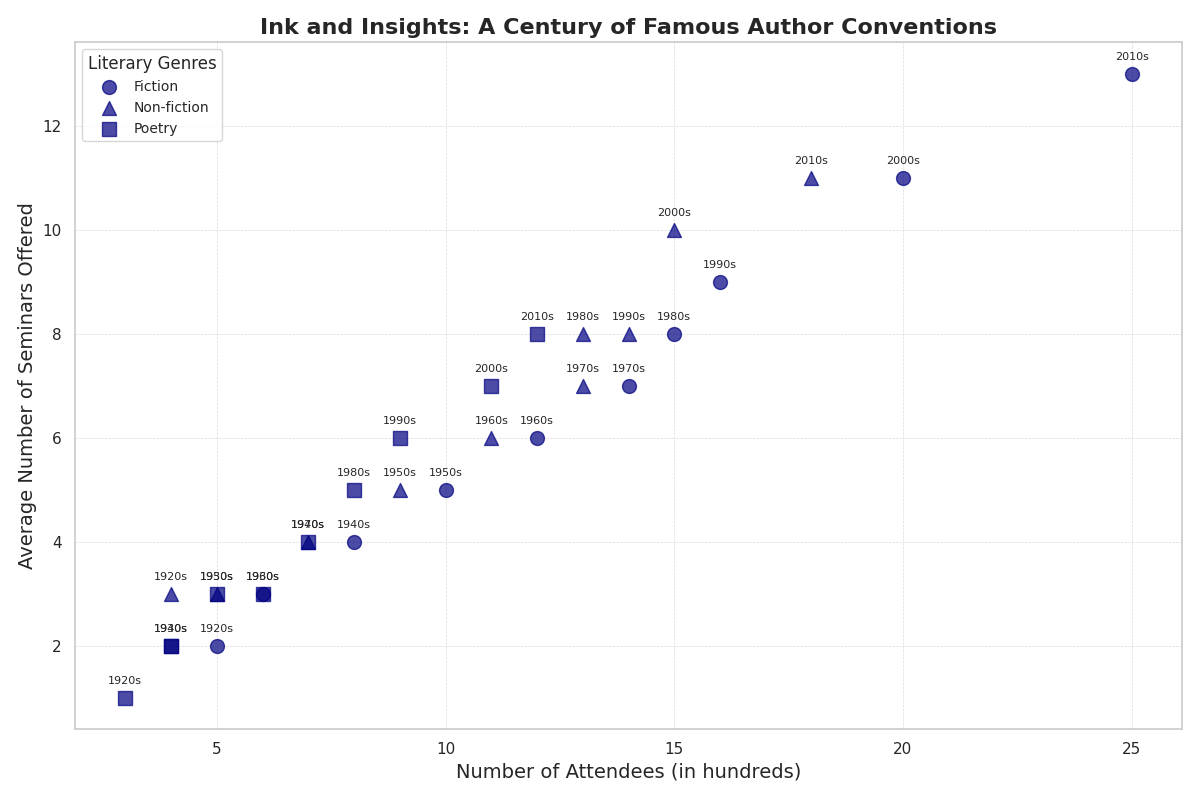

Python code for this plot:
import matplotlib.pyplot as plt
import numpy as np

decades = np.array(['1920s', '1930s', '1940s', '1950s', '1960s', 
                    '1970s', '1980s', '1990s', '2000s', '2010s'])

fiction_attendees = np.array([5, 6, 8, 10, 12, 14, 15, 16, 20, 25])
non_fiction_attendees = np.array([4, 5, 7, 9, 11, 13, 13, 14, 15, 18])
poetry_attendees = np.array([3, 4, 4, 5, 6, 7, 8, 9, 11, 12])

fiction_seminars = np.array([2, 3, 4, 5, 6, 7, 8, 9, 11, 13])
non_fiction_seminars = np.array([3, 3, 4, 5, 6, 7, 8, 8, 10, 11])
poetry_seminars = np.array([1, 2, 2, 3, 3, 4, 5, 6, 7, 8])

plt.figure(figsize=(12, 8))

# Use 'navy' color for all genres
plt.scatter(fiction_attendees, fiction_seminars, c='navy', label='Fiction', marker='o', s=100, alpha=0.7)
plt.scatter(non_fiction_attendees, non_fiction_seminars, c='navy', label='Non-fiction', marker='^', s=100, alpha=0.7)
plt.scatter(poetry_attendees, poetry_seminars, c='navy', label='Poetry', marker='s', s=100, alpha=0.7)

for i, decade in enumerate(decades):
    plt.annotate(decade, (fiction_attendees[i], fiction_seminars[i]), textcoords="offset points", xytext=(0,10), ha='center', fontsize=8)
    plt.annotate(decade, (non_fiction_attendees[i], non_fiction_seminars[i]), textcoords="offset points", xytext=(0,10), ha='center', fontsize=8)
    plt.annotate(decade, (poetry_attendees[i], poetry_seminars[i]), textcoords="offset points", xytext=(0,10), ha='center', fontsize=8)

plt.title('Ink and Insights: A Century of Famous Author Conventions', fontsize=16, fontweight='bold')
plt.xlabel('Number of Attendees (in hundreds)', fontsize=14)
plt.ylabel('Average Number of Seminars Offered', fontsize=14)
plt.grid(True, linestyle='--', linewidth=0.5, alpha=0.7)
plt.legend(title='Literary Genres', title_fontsize='12', loc='upper left', fontsize=10)
plt.tight_layout()
plt.show()
